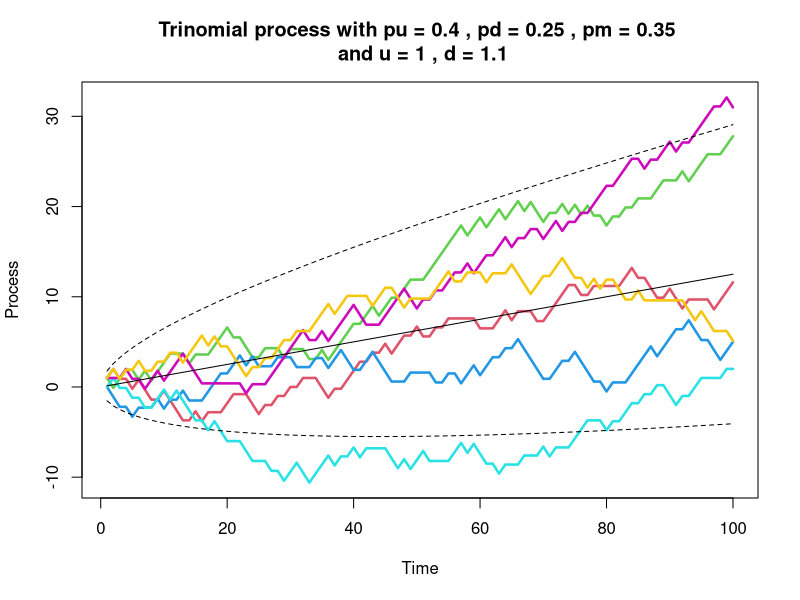

Recreate this plot in R.
#####################################
# Trinomial processes 
#####################################
# https://github.com/QuantLet/SFE/blob/master/QID-3167-SFEtrinomp/README.md

rm(list = ls(all = TRUE))

# declaration of variables  
pu = 0.4       # probability of up-movement  
pd = 0.25      # probability of down-movement  
n  = 100       # number of steps 
k  = 6         # number of paths 
u  = 1         # up-movement 
d  = 1.1       # down-movement 
t  = 1:n       

# pseudo random numbers (uniform)
set.seed(2022)
z = matrix(runif(n*k), n, k)
z = (-d) * (z < pd) + u*(z > (1-pu))
head(z)  
  # for z < pd z = -d 
  # for z > 1-pu z = u 
  # for pd < z < 1-pu = 0 
x = apply(z, MARGIN = 2, FUN = cumsum)
  # accumulate z column-wise
head(x)


# trend und upper und lower confidence band 
trend = t * (pu * u - pd * d)
std   = sqrt(t * (pu * (1-pu)*u^2 + pd * (1-pd) * d^2 + 2*pu*pd*u*d)) 
s1    = trend + 2*std    # upper confidence band 
s2    = trend - 2*std    # lower confidence band 

# plot of trinomial process 
matplot(x, main = paste("Trinomial process with pu =", pu, ", pd =", pd, ", pm =", 1 - pu - pd, 
        "\n and u =", u, ", d =", round(d,2)),
        xlab = "Time", ylab = "Process", type = "l", lwd = 2.5, 
        lty = 1, ylim = c(min(x, s2), max(x, s1)), col = 2:(k + 1))
lines(trend)
lines(s1, lty = 2)
lines(s2, lty = 2)




